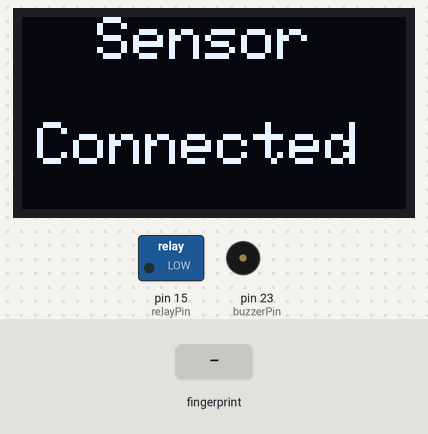
This sketch was run on a simulated Arduino Mega 2560, built with avr-gcc and run on an emulated ATmega2560. Shown: 128×64 one-colour display, switched loads named in the sketch (green lamp = pin HIGH), buzzer (waves = sounding, pin HIGH). The test bench sets the inputs (shaded band). What the sketch prints to the serial monitor is not drawn.

Above: at 4.2 s.
At 8.3 s:
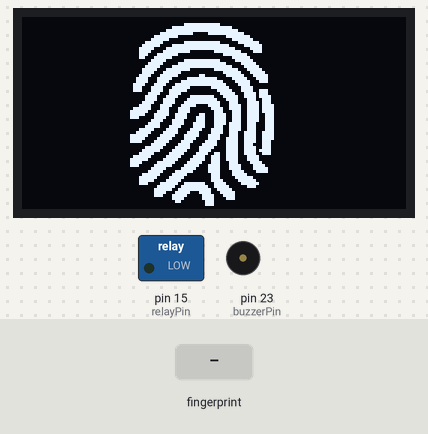
8.4 s: finger stored as number 1 placed on the sensor
At 9.6 s:
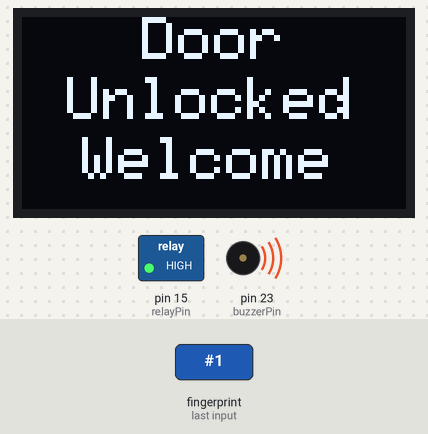
At 15.2 s:
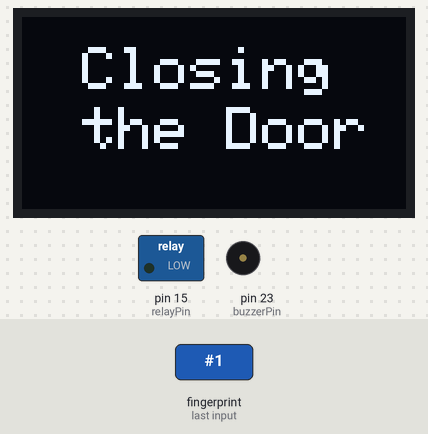
Timing chart, 0 to 16.7 s (numbered marks = the images above; inputs shaded):
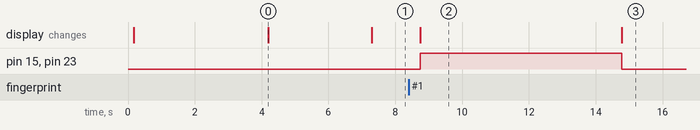

Measured:
- after the input at 8.4 s, pin 15 (relayPin), pin 23 (buzzerPin): LOW → HIGH after 0.35 s, → LOW 6.0 s later; the display: changes after 0.35 s (image 2)
- what the display in image 0 shows lasts 3.1 s, from 4.2 s to 7.3 s
- what the display in image 2 shows lasts 6.0 s, from 8.8 s to 14.8 s

The sketch:

Code.ino
```cpp
//Prateek
//www.justdoelectronics.com

#include <Adafruit_Fingerprint.h>   //https://github.com/adafruit/Adafruit-Fingerprint-Sensor-Library
#include <HardwareSerial.h>
#include <Adafruit_GFX.h>           //https://github.com/adafruit/Adafruit-GFX-Library
#include <Adafruit_SSD1306.h>       //https://github.com/adafruit/Adafruit_SSD1306
#include <SPI.h>
#include <Wire.h>

#define SCREEN_WIDTH 128 // OLED display width, in pixels
#define SCREEN_HEIGHT 64 // OLED display height, in pixels

// Declaration for an SSD1306 display connected to I2C (SDA, SCL pins)
#define OLED_RESET     -1 // Reset pin # (or -1 if sharing Arduino reset pin)
Adafruit_SSD1306 display(SCREEN_WIDTH, SCREEN_HEIGHT, &Wire, OLED_RESET);

// Icon of Fingerprint
#define LOGO_HEIGHT   64
#define LOGO_WIDTH    128
static const unsigned char PROGMEM logo_bmp[] =
{
  0x00, 0x00, 0x00, 0x00, 0x00, 0x00, 0x00, 0x00, 0x00, 0x00, 0x00, 0x00, 0x00, 0x00, 0x00, 0x00,
  0x00, 0x00, 0x00, 0x00, 0x00, 0x00, 0x00, 0x00, 0x00, 0x00, 0x00, 0x00, 0x00, 0x00, 0x00, 0x00,
  0x00, 0x00, 0x00, 0x00, 0x00, 0x00, 0x03, 0xff, 0xc0, 0x00, 0x00, 0x00, 0x00, 0x00, 0x00, 0x00,
  0x00, 0x00, 0x00, 0x00, 0x00, 0x00, 0x3f, 0xff, 0xfc, 0x00, 0x00, 0x00, 0x00, 0x00, 0x00, 0x00,
  0x00, 0x00, 0x00, 0x00, 0x00, 0x00, 0xff, 0xff, 0xff, 0x00, 0x00, 0x00, 0x00, 0x00, 0x00, 0x00,
  0x00, 0x00, 0x00, 0x00, 0x00, 0x03, 0xff, 0x83, 0xff, 0xc0, 0x00, 0x00, 0x00, 0x00, 0x00, 0x00,
  0x00, 0x00, 0x00, 0x00, 0x00, 0x0f, 0xf0, 0x00, 0x0f, 0xf0, 0x00, 0x00, 0x00, 0x00, 0x00, 0x00,
  0x00, 0x00, 0x00, 0x00, 0x00, 0x1f, 0x80, 0x00, 0x03, 0xf8, 0x00, 0x00, 0x00, 0x00, 0x00, 0x00,
  0x00, 0x00, 0x00, 0x00, 0x00, 0x7e, 0x03, 0xff, 0xc0, 0xfe, 0x00, 0x00, 0x00, 0x00, 0x00, 0x00,
  0x00, 0x00, 0x00, 0x00, 0x00, 0xfc, 0x3f, 0xff, 0xf8, 0x3f, 0x00, 0x00, 0x00, 0x00, 0x00, 0x00,
  0x00, 0x00, 0x00, 0x00, 0x01, 0xf0, 0xff, 0xff, 0xfe, 0x0f, 0x00, 0x00, 0x00, 0x00, 0x00, 0x00,
  0x00, 0x00, 0x00, 0x00, 0x01, 0xe1, 0xff, 0x00, 0xff, 0x87, 0x00, 0x00, 0x00, 0x00, 0x00, 0x00,
  0x00, 0x00, 0x00, 0x00, 0x01, 0xc7, 0xf0, 0x00, 0x1f, 0xe0, 0x00, 0x00, 0x00, 0x00, 0x00, 0x00,
  0x00, 0x00, 0x00, 0x00, 0x01, 0x8f, 0xc0, 0x00, 0x03, 0xf0, 0x00, 0x00, 0x00, 0x00, 0x00, 0x00,
  0x00, 0x00, 0x00, 0x00, 0x00, 0x1f, 0x03, 0xff, 0xc1, 0xf8, 0x00, 0x00, 0x00, 0x00, 0x00, 0x00,
  0x00, 0x00, 0x00, 0x00, 0x00, 0x3e, 0x0f, 0xff, 0xf0, 0x7c, 0x00, 0x00, 0x00, 0x00, 0x00, 0x00,
  0x00, 0x00, 0x00, 0x00, 0x00, 0x7c, 0x3f, 0xff, 0xfc, 0x3e, 0x00, 0x00, 0x00, 0x00, 0x00, 0x00,
  0x00, 0x00, 0x00, 0x00, 0x00, 0xf8, 0xff, 0x00, 0xff, 0x1f, 0x00, 0x00, 0x00, 0x00, 0x00, 0x00,
  0x00, 0x00, 0x00, 0x00, 0x00, 0xf1, 0xf8, 0x00, 0x1f, 0x8f, 0x80, 0x00, 0x00, 0x00, 0x00, 0x00,
  0x00, 0x00, 0x00, 0x00, 0x01, 0xe3, 0xf0, 0x18, 0x0f, 0xc7, 0xc0, 0x00, 0x00, 0x00, 0x00, 0x00,
  0x00, 0x00, 0x00, 0x00, 0x03, 0xc7, 0xc1, 0xff, 0x83, 0xe3, 0xc0, 0x00, 0x00, 0x00, 0x00, 0x00,
  0x00, 0x00, 0x00, 0x00, 0x03, 0xc7, 0x87, 0xff, 0xe1, 0xf1, 0xc0, 0x00, 0x00, 0x00, 0x00, 0x00,
  0x00, 0x00, 0x00, 0x00, 0x07, 0x8f, 0x1f, 0xff, 0xf0, 0xf0, 0x00, 0x00, 0x00, 0x00, 0x00, 0x00,
  0x00, 0x00, 0x00, 0x00, 0x07, 0x1e, 0x3f, 0x01, 0xf8, 0x78, 0x00, 0x00, 0x00, 0x00, 0x00, 0x00,
  0x00, 0x00, 0x00, 0x00, 0x07, 0x1e, 0x7e, 0x00, 0x7c, 0x79, 0xc0, 0x00, 0x00, 0x00, 0x00, 0x00,
  0x00, 0x00, 0x00, 0x00, 0x00, 0x3c, 0x78, 0x00, 0x3e, 0x3d, 0xc0, 0x00, 0x00, 0x00, 0x00, 0x00,
  0x00, 0x00, 0x00, 0x00, 0x00, 0x78, 0xf0, 0xff, 0x1f, 0x3d, 0xe0, 0x00, 0x00, 0x00, 0x00, 0x00,
  0x00, 0x00, 0x00, 0x00, 0x00, 0x79, 0xe1, 0xff, 0x8f, 0x1c, 0xe0, 0x00, 0x00, 0x00, 0x00, 0x00,
  0x00, 0x00, 0x00, 0x00, 0x00, 0xf1, 0xe3, 0xff, 0xc7, 0x1e, 0xe0, 0x00, 0x00, 0x00, 0x00, 0x00,
  0x00, 0x00, 0x00, 0x00, 0x01, 0xe3, 0xc7, 0xc3, 0xc7, 0x9e, 0xf0, 0x00, 0x00, 0x00, 0x00, 0x00,
  0x00, 0x00, 0x00, 0x00, 0x07, 0xe3, 0x8f, 0x01, 0xe7, 0x9e, 0xf0, 0x00, 0x00, 0x00, 0x00, 0x00,
  0x00, 0x00, 0x00, 0x00, 0x0f, 0xc7, 0x8f, 0x00, 0xe3, 0x9e, 0xf0, 0x00, 0x00, 0x00, 0x00, 0x00,
  0x00, 0x00, 0x00, 0x00, 0x0f, 0x8f, 0x9e, 0x18, 0xf3, 0x9e, 0x70, 0x00, 0x00, 0x00, 0x00, 0x00,
  0x00, 0x00, 0x00, 0x00, 0x0e, 0x0f, 0x1e, 0x38, 0xf3, 0x9e, 0x70, 0x00, 0x00, 0x00, 0x00, 0x00,
  0x00, 0x00, 0x00, 0x00, 0x00, 0x1e, 0x3c, 0x38, 0xf3, 0x9e, 0x70, 0x00, 0x00, 0x00, 0x00, 0x00,
  0x00, 0x00, 0x00, 0x00, 0x00, 0x3c, 0x3c, 0x78, 0xf7, 0x9c, 0x70, 0x00, 0x00, 0x00, 0x00, 0x00,
  0x00, 0x00, 0x00, 0x00, 0x00, 0x7c, 0x78, 0x78, 0xe7, 0x9c, 0x70, 0x00, 0x00, 0x00, 0x00, 0x00,
  0x00, 0x00, 0x00, 0x00, 0x01, 0xf0, 0xf0, 0xf1, 0xe7, 0x9c, 0x70, 0x00, 0x00, 0x00, 0x00, 0x00,
  0x00, 0x00, 0x00, 0x00, 0x03, 0xe1, 0xf1, 0xe1, 0xe7, 0x3c, 0xf0, 0x00, 0x00, 0x00, 0x00, 0x00,
  0x00, 0x00, 0x00, 0x00, 0x0f, 0xc3, 0xe3, 0xe3, 0xc7, 0x3c, 0xf0, 0x00, 0x00, 0x00, 0x00, 0x00,
  0x00, 0x00, 0x00, 0x00, 0x0f, 0x87, 0xc3, 0xc3, 0xcf, 0x3c, 0xf0, 0x00, 0x00, 0x00, 0x00, 0x00,
  0x00, 0x00, 0x00, 0x00, 0x0f, 0x0f, 0x87, 0x87, 0x8f, 0x3c, 0xe0, 0x00, 0x00, 0x00, 0x00, 0x00,
  0x00, 0x00, 0x00, 0x00, 0x00, 0x1f, 0x0f, 0x0f, 0x8f, 0x38, 0xe0, 0x00, 0x00, 0x00, 0x00, 0x00,
  0x00, 0x00, 0x00, 0x00, 0x00, 0x7e, 0x1f, 0x1f, 0x0f, 0x3c, 0xe0, 0x00, 0x00, 0x00, 0x00, 0x00,
  0x00, 0x00, 0x00, 0x00, 0x00, 0xfc, 0x3e, 0x1e, 0x0f, 0x3d, 0xe0, 0x00, 0x00, 0x00, 0x00, 0x00,
  0x00, 0x00, 0x00, 0x00, 0x01, 0xf0, 0x7c, 0x3c, 0xcf, 0x3c, 0xe0, 0x00, 0x00, 0x00, 0x00, 0x00,
  0x00, 0x00, 0x00, 0x00, 0x07, 0xe0, 0xf8, 0x79, 0xcf, 0x1e, 0x00, 0x00, 0x00, 0x00, 0x00, 0x00,
  0x00, 0x00, 0x00, 0x00, 0x0f, 0xc1, 0xf0, 0xf9, 0xcf, 0x1e, 0x00, 0x00, 0x00, 0x00, 0x00, 0x00,
  0x00, 0x00, 0x00, 0x00, 0x0f, 0x07, 0xe1, 0xf1, 0xc7, 0x0f, 0x00, 0x00, 0x00, 0x00, 0x00, 0x00,
  0x00, 0x00, 0x00, 0x00, 0x0e, 0x0f, 0xc3, 0xe3, 0xc7, 0x87, 0x80, 0x00, 0x00, 0x00, 0x00, 0x00,
  0x00, 0x00, 0x00, 0x00, 0x00, 0x1f, 0x07, 0xc3, 0xc7, 0x87, 0xc0, 0x00, 0x00, 0x00, 0x00, 0x00,
  0x00, 0x00, 0x00, 0x00, 0x00, 0x3e, 0x1f, 0x83, 0xc3, 0xc3, 0xc0, 0x00, 0x00, 0x00, 0x00, 0x00,
  0x00, 0x00, 0x00, 0x00, 0x00, 0xfc, 0x3e, 0x01, 0xc3, 0xe0, 0x00, 0x00, 0x00, 0x00, 0x00, 0x00,
  0x00, 0x00, 0x00, 0x00, 0x01, 0xf8, 0x7c, 0x01, 0xc1, 0xf8, 0x00, 0x00, 0x00, 0x00, 0x00, 0x00,
  0x00, 0x00, 0x00, 0x00, 0x01, 0xf0, 0xf8, 0x01, 0xe0, 0xfc, 0x00, 0x00, 0x00, 0x00, 0x00, 0x00,
  0x00, 0x00, 0x00, 0x00, 0x01, 0xc3, 0xf3, 0xf8, 0xf0, 0x7e, 0x00, 0x00, 0x00, 0x00, 0x00, 0x00,
  0x00, 0x00, 0x00, 0x00, 0x00, 0x07, 0xe7, 0xfc, 0xf8, 0x1c, 0x00, 0x00, 0x00, 0x00, 0x00, 0x00,
  0x00, 0x00, 0x00, 0x00, 0x00, 0x0f, 0xcf, 0xfe, 0x7c, 0x00, 0x00, 0x00, 0x00, 0x00, 0x00, 0x00,
  0x00, 0x00, 0x00, 0x00, 0x00, 0x0f, 0x1f, 0x1e, 0x3e, 0x00, 0x00, 0x00, 0x00, 0x00, 0x00, 0x00,
  0x00, 0x00, 0x00, 0x00, 0x00, 0x0e, 0x3e, 0x0f, 0x1e, 0x00, 0x00, 0x00, 0x00, 0x00, 0x00, 0x00,
  0x00, 0x00, 0x00, 0x00, 0x00, 0x00, 0x3c, 0x0f, 0x0e, 0x00, 0x00, 0x00, 0x00, 0x00, 0x00, 0x00,
  0x00, 0x00, 0x00, 0x00, 0x00, 0x00, 0x18, 0x07, 0x00, 0x00, 0x00, 0x00, 0x00, 0x00, 0x00, 0x00,
  0x00, 0x00, 0x00, 0x00, 0x00, 0x00, 0x00, 0x07, 0x00, 0x00, 0x00, 0x00, 0x00, 0x00, 0x00, 0x00,
  0x00, 0x00, 0x00, 0x00, 0x00, 0x00, 0x00, 0x00, 0x00, 0x00, 0x00, 0x00, 0x00, 0x00, 0x00, 0x00
};

Adafruit_Fingerprint finger = Adafruit_Fingerprint(&Serial2);

int relayPin = 15;
int buzzerPin = 23;

void setup()
{
 pinMode(relayPin, OUTPUT);
 pinMode(buzzerPin, OUTPUT);

 digitalWrite(relayPin, LOW);
 digitalWrite(buzzerPin, LOW);

 Serial.begin(57600);
 Serial2.begin(115200);

if(!display.begin(SSD1306_SWITCHCAPVCC, 0x3C))
{
    Serial.println(F("SSD1306 allocation failed"));
    for(;;); // Don't proceed, loop forever
  }

 while (!Serial);
 delay(100);

 display.clearDisplay();
 display.drawBitmap(0, 0, logo_bmp, LOGO_WIDTH, LOGO_HEIGHT, 1);
 display.display();

 Serial.println("Fingerprint Door Lock");
 delay(3000);
 display.clearDisplay();

 // set the data rate for the sensor serial port
 finger.begin(57600);

 if (finger.verifyPassword())
 {
   Serial.println("Fingerprint Sensor Connected");
   display.clearDisplay();
   display.setTextSize(2);             // Normal 1:1 pixel scale
   display.setTextColor(SSD1306_WHITE);        // Draw white text
   display.setCursor(25, 0);            // Start at top-left corner
   display.println(("Sensor"));
   display.setCursor(5, 35);
   display.println("Connected");
   display.display();
   delay(3000);
  // display.clearDisplay();
 }

 else
 {
   display.clearDisplay();
   display.setTextSize(2);             // Normal 1:1 pixel scale
   display.setTextColor(SSD1306_WHITE);        // Draw white text
   display.setCursor(25, 0);            // Start at top-left corner
   display.println(("Sensor"));
   display.setCursor(5, 35);
   display.println("Not Found");
   display.display();

   Serial.println("Unable to find Sensor");
   delay(3000);
   Serial.println("Check Connections");

   while (1) {
     delay(1);
   }
 }
display.clearDisplay();
}

void loop()                     // run over and over again
{
 getFingerprintIDez();
 delay(50);            //don't need to run this at full speed.
}

// returns -1 if failed, otherwise returns ID #
int getFingerprintIDez()
{
 uint8_t p = finger.getImage();
 if (p != FINGERPRINT_OK)
 {

   display.clearDisplay();
   display.drawBitmap(0, 0, logo_bmp, LOGO_WIDTH, LOGO_HEIGHT, 1);
   display.display();
   Serial.println("Waiting For Valid Finger");
   return -1;
 }

 p = finger.image2Tz();
 if (p != FINGERPRINT_OK)
 {
   display.clearDisplay();
   display.setTextSize(2);             // Normal 1:1 pixel scale
   display.setTextColor(SSD1306_WHITE);        // Draw white text
   display.setCursor(0, 0);            // Start at top-left corner
   display.println(("Prateek Image"));
   display.setCursor(0, 35);
   display.println("Try Again");
   display.display();

   Serial.println("Prateek Image Try Again");
   delay(3000);
   display.clearDisplay();
   return -1;
 }

 p = finger.fingerFastSearch();
 if (p != FINGERPRINT_OK)  {

   display.clearDisplay();
   display.setTextSize(2);             // Normal 1:1 pixel scale
   display.setTextColor(SSD1306_WHITE);        // Draw white text
   display.setCursor(20, 0);            // Start at top-left corner
   display.println(("Invalid"));
   display.setCursor(25, 20);
   display.println("Finger");
   display.setCursor(10, 40);
   display.println("Try Again");
   display.display();
   Serial.println("Not Valid Finger");
   delay(3000);
   display.clearDisplay();
   return -1;
 }

 // found a match!
   display.clearDisplay();
   display.setTextSize(2);             // Normal 1:1 pixel scale
   display.setTextColor(SSD1306_WHITE);        // Draw white text
   display.setCursor(40, 0);            // Start at top-left corner
   display.println(("Door"));
   display.setCursor(15, 20);            // Start at top-left corner
   display.println(("Unlocked"));
   display.setCursor(20, 40);
   display.println("Welcome");
   display.display();

   digitalWrite(relayPin, HIGH);
   digitalWrite(buzzerPin, HIGH);
  delay(6000);

   display.clearDisplay();
   display.setTextSize(2);             // Normal 1:1 pixel scale
   display.setTextColor(SSD1306_WHITE);        // Draw white text
   display.setCursor(20, 10);            // Start at top-left corner
   display.println(("Closing"));
   display.setCursor(20, 30);            // Start at top-left corner
   display.println(("the Door"));
   display.display();

   digitalWrite(relayPin, LOW);
   digitalWrite(buzzerPin, LOW);
   delay(3000);

   display.clearDisplay();

   Serial.println("Door Unlocked Welcome");

   return finger.fingerID;
}
```
